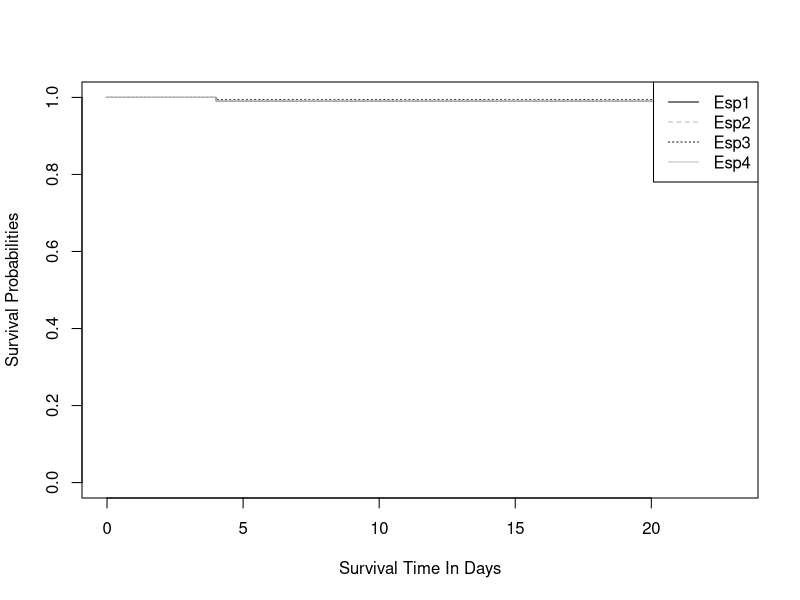
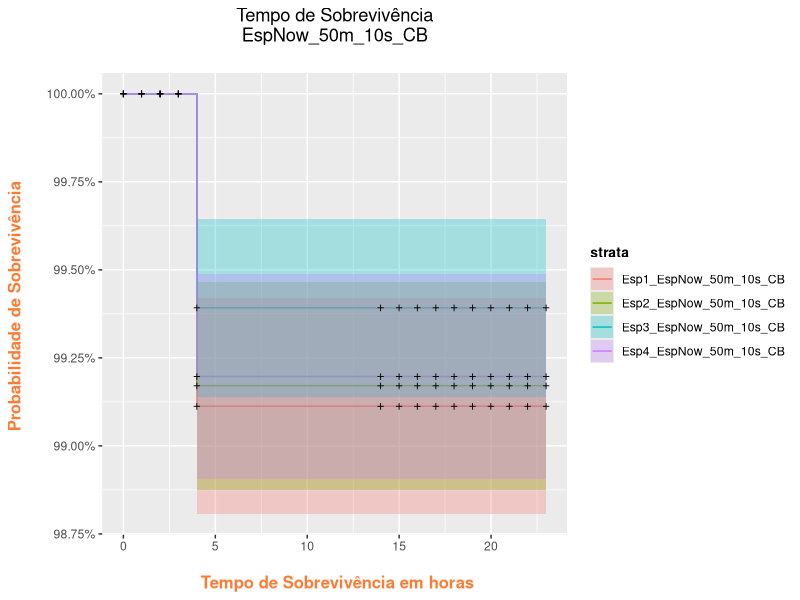
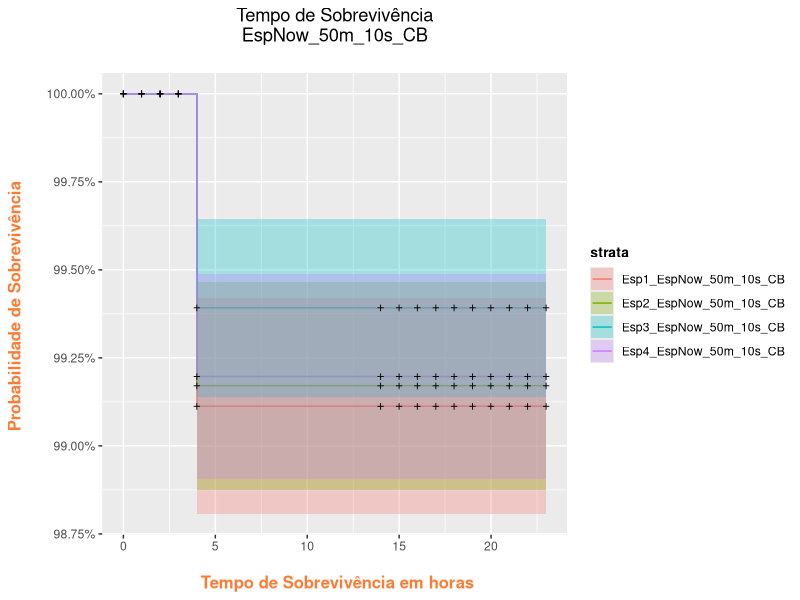

Here is the R script that generated these plots, in order:
library(readxl)
Esp1_EspNow_50m_10s_CB <- read_excel("Esp1 EspNow 50m 10s CB.xlsx")
Esp2_EspNow_50m_10s_CB <- read_excel("Esp2 EspNow 50m 10s CB.xlsx")
Esp3_EspNow_50m_10s_CB <- read_excel("Esp3 EspNow 50m 10s CB.xlsx")
Esp4_EspNow_50m_10s_CB <- read_excel("Esp4 EspNow 50m 10s CB.xlsx")

View(Esp1_EspNow_50m_10s_CB)
View(Esp2_EspNow_50m_10s_CB)
View(Esp3_EspNow_50m_10s_CB)
View(Esp4_EspNow_50m_10s_CB)


require(lubridate)
Esp1_EspNow_50m_10s_CB$t<-hour(Esp1_EspNow_50m_10s_CB$Column1)
Esp1_EspNow_50m_10s_CB$status<-ifelse(Esp1_EspNow_50m_10s_CB$Column9<=2.8,1,0)

Esp2_EspNow_50m_10s_CB$t<-hour(Esp2_EspNow_50m_10s_CB$Column1)
Esp2_EspNow_50m_10s_CB$status<-ifelse(Esp2_EspNow_50m_10s_CB$Column9<=2.8,1,0)

Esp3_EspNow_50m_10s_CB$t<-hour(Esp3_EspNow_50m_10s_CB$Column1)
Esp3_EspNow_50m_10s_CB$status<-ifelse(Esp3_EspNow_50m_10s_CB$Column9<=2.8,1,0)

Esp4_EspNow_50m_10s_CB$t<-hour(Esp4_EspNow_50m_10s_CB$Column1)
Esp4_EspNow_50m_10s_CB$status<-ifelse(Esp4_EspNow_50m_10s_CB$Column9<=2.8,1,0)

dados1_50m_10s_CB<-Esp1_EspNow_50m_10s_CB[,9:10]
dados1_50m_10s_CB$Barreira="Esp1_EspNow_50m_10s_CB"
dados1_50m_10s_CB$t0=min(dados1_50m_10s_CB$t)
dados1_50m_10s_CB$survt<-dados1_50m_10s_CB$t-dados1_50m_10s_CB$t0

dados2_50m_10s_CB<-Esp2_EspNow_50m_10s_CB[,9:10]
dados2_50m_10s_CB$Barreira="Esp2_EspNow_50m_10s_CB"
dados2_50m_10s_CB$t0=min(dados2_50m_10s_CB$t)
dados2_50m_10s_CB$survt<-dados2_50m_10s_CB$t-dados2_50m_10s_CB$t0

dados3_50m_10s_CB<-Esp3_EspNow_50m_10s_CB[,9:10]
dados3_50m_10s_CB$Barreira="Esp3_EspNow_50m_10s_CB"
dados3_50m_10s_CB$t0=min(dados3_50m_10s_CB$t)
dados3_50m_10s_CB$survt<-dados3_50m_10s_CB$t-dados3_50m_10s_CB$t0

dados4_50m_10s_CB<-Esp4_EspNow_50m_10s_CB[,9:10]
dados4_50m_10s_CB$Barreira="Esp4_EspNow_50m_10s_CB"
dados4_50m_10s_CB$t0=min(dados4_50m_10s_CB$t)
dados4_50m_10s_CB$survt<-dados4_50m_10s_CB$t-dados4_50m_10s_CB$t0

dados_50m_10s<-rbind.data.frame(dados1_50m_10s_CB,dados2_50m_10s_CB,dados3_50m_10s_CB,dados4_50m_10s_CB)
dados_50m_10s$Barreira <- as.factor(dados_50m_10s$Barreira)
dados_50m_10s$status <- as.numeric(dados_50m_10s$status)
dados_50m_10s$t <- as.numeric(dados_50m_10s$t)
dados_50m_10s$survt <- as.numeric(dados_50m_10s$survt)

library("survival")
# Survival times until event
Surv(time = dados_50m_10s$survt, event = dados_50m_10s$status == 1)
summary(Surv(time = dados_50m_10s$survt, event = dados_50m_10s$status == 1))

# Surv creates survival object which is the response variable
Y = Surv(dados_50m_10s$survt, dados_50m_10s$status)
# Stratify by barreira variable:
kmfit = survfit(Y ~ dados_50m_10s$Barreira)

summary(kmfit, times = c(seq(0, 20, by = 1)))
saida<-summary(kmfit, times = c(seq(0, 20, by = 1)))
saida2<-data.frame(saida$time,saida$n.risk,saida$n.event,saida$surv,saida$std.err,
                   saida$lower,saida$upper)

# exportando saida para csv
write.csv(saida2,file="saida.csv")


plot(kmfit, lty = c("solid", "dashed", "dotted", "solid"), col = c("black", "grey", "black", "grey"), xlab = "Survival Time In Days", ylab = "Survival Probabilities")
legend("topright", c("Esp1", "Esp2", "Esp3", "Esp4"), lty = c("solid", "dashed", "dotted", "solid"), col = c("black", "grey", "black", "grey"))





library(ggplot2)
library(ggfortify)

model_fit <- survfit(Surv(survt, status) ~ Barreira, data = dados_50m_10s)

autoplot(model_fit) + 
  labs(x = "\n Tempo de Sobrevivência em horas", y = "Probabilidade de Sobrevivência \n", 
       title = "Tempo de Sobrevivência\n EspNow_50m_10s_CB \n") + 
  theme(plot.title = element_text(hjust = 0.5), 
        axis.title.x = element_text(face="bold", colour="#FF7A33", size = 12),
        axis.title.y = element_text(face="bold", colour="#FF7A33", size = 12),
        
        legend.title = element_text(face="bold", size = 10))



ggsave("Grafico_KM_ESP_EspNow_50m_10s_CB.png")
